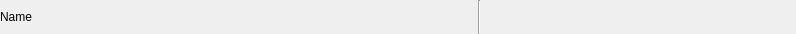
<?xml version="1.0" encoding="UTF-8"?>
<ui version="4.0">
 <class>ViraStatusBar</class>
 <widget class="QWidget" name="ViraStatusBar">
  <property name="geometry">
   <rect>
    <x>0</x>
    <y>0</y>
    <width>796</width>
    <height>34</height>
   </rect>
  </property>
  <property name="minimumSize">
   <size>
    <width>0</width>
    <height>34</height>
   </size>
  </property>
  <property name="maximumSize">
   <size>
    <width>16777215</width>
    <height>34</height>
   </size>
  </property>
  <property name="windowTitle">
   <string>Form</string>
  </property>
  <layout class="QHBoxLayout" name="horizontalLayout" stretch="2,0,5,0,0,0,0,0,0,0,0,0">
   <property name="spacing">
    <number>3</number>
   </property>
   <property name="leftMargin">
    <number>0</number>
   </property>
   <property name="topMargin">
    <number>0</number>
   </property>
   <property name="rightMargin">
    <number>0</number>
   </property>
   <property name="bottomMargin">
    <number>0</number>
   </property>
   <item>
    <widget class="QLabel" name="name">
     <property name="styleSheet">
      <string notr="true"/>
     </property>
     <property name="text">
      <string>Name</string>
     </property>
    </widget>
   </item>
   <item>
    <widget class="Line" name="line">
     <property name="orientation">
      <enum>Qt::Vertical</enum>
     </property>
    </widget>
   </item>
   <item>
    <layout class="QHBoxLayout" name="horizontalLayout_widgets"/>
   </item>
   <item>
    <widget class="QPushButton" name="addPlaceholder">
     <property name="minimumSize">
      <size>
       <width>32</width>
       <height>32</height>
      </size>
     </property>
     <property name="maximumSize">
      <size>
       <width>32</width>
       <height>32</height>
      </size>
     </property>
     <property name="cursor">
      <cursorShape>ArrowCursor</cursorShape>
     </property>
     <property name="toolTip">
      <string>Добавить плэйсхолдер</string>
     </property>
     <property name="styleSheet">
      <string notr="true">border-radius:4;
border-color: rgb(255, 255, 255);</string>
     </property>
     <property name="text">
      <string/>
     </property>
     <property name="checkable">
      <bool>true</bool>
     </property>
    </widget>
   </item>
   <item>
    <widget class="QPushButton" name="addStairs">
     <property name="minimumSize">
      <size>
       <width>32</width>
       <height>32</height>
      </size>
     </property>
     <property name="maximumSize">
      <size>
       <width>32</width>
       <height>32</height>
      </size>
     </property>
     <property name="toolTip">
      <string>Добавить лестницу</string>
     </property>
     <property name="styleSheet">
      <string notr="true">border-radius:4;
border-color: rgb(255, 255, 255);</string>
     </property>
     <property name="text">
      <string/>
     </property>
     <property name="checkable">
      <bool>true</bool>
     </property>
    </widget>
   </item>
   <item>
    <widget class="QPushButton" name="addLift">
     <property name="minimumSize">
      <size>
       <width>32</width>
       <height>32</height>
      </size>
     </property>
     <property name="maximumSize">
      <size>
       <width>32</width>
       <height>32</height>
      </size>
     </property>
     <property name="toolTip">
      <string>Добавить лифт</string>
     </property>
     <property name="styleSheet">
      <string notr="true">border-radius:4;
border-color: rgb(255, 255, 255);</string>
     </property>
     <property name="text">
      <string/>
     </property>
     <property name="iconSize">
      <size>
       <width>24</width>
       <height>24</height>
      </size>
     </property>
     <property name="checkable">
      <bool>true</bool>
     </property>
    </widget>
   </item>
   <item>
    <widget class="QPushButton" name="addDefect">
     <property name="minimumSize">
      <size>
       <width>32</width>
       <height>32</height>
      </size>
     </property>
     <property name="maximumSize">
      <size>
       <width>32</width>
       <height>32</height>
      </size>
     </property>
     <property name="toolTip">
      <string>Добавить дефект</string>
     </property>
     <property name="styleSheet">
      <string notr="true">border-radius:4;
border-color: rgb(255, 255, 255);</string>
     </property>
     <property name="text">
      <string/>
     </property>
     <property name="checkable">
      <bool>true</bool>
     </property>
    </widget>
   </item>
   <item>
    <widget class="QPushButton" name="addFoto">
     <property name="minimumSize">
      <size>
       <width>32</width>
       <height>32</height>
      </size>
     </property>
     <property name="maximumSize">
      <size>
       <width>32</width>
       <height>32</height>
      </size>
     </property>
     <property name="toolTip">
      <string>Добавить фото</string>
     </property>
     <property name="styleSheet">
      <string notr="true">border-radius:4;
border-color: rgb(255, 255, 255);</string>
     </property>
     <property name="text">
      <string/>
     </property>
     <property name="checkable">
      <bool>true</bool>
     </property>
    </widget>
   </item>
   <item>
    <widget class="QPushButton" name="addFoto360">
     <property name="minimumSize">
      <size>
       <width>32</width>
       <height>32</height>
      </size>
     </property>
     <property name="maximumSize">
      <size>
       <width>32</width>
       <height>32</height>
      </size>
     </property>
     <property name="toolTip">
      <string>Добавить панорамное фото</string>
     </property>
     <property name="styleSheet">
      <string notr="true">border-radius:4;
border-color: rgb(255, 255, 255);</string>
     </property>
     <property name="text">
      <string/>
     </property>
     <property name="checkable">
      <bool>true</bool>
     </property>
    </widget>
   </item>
   <item>
    <widget class="QPushButton" name="editObject">
     <property name="minimumSize">
      <size>
       <width>32</width>
       <height>32</height>
      </size>
     </property>
     <property name="maximumSize">
      <size>
       <width>32</width>
       <height>32</height>
      </size>
     </property>
     <property name="toolTip">
      <string/>
     </property>
     <property name="styleSheet">
      <string notr="true">border-radius:4;
border-color: rgb(255, 255, 255);</string>
     </property>
     <property name="text">
      <string/>
     </property>
     <property name="checkable">
      <bool>true</bool>
     </property>
    </widget>
   </item>
   <item>
    <widget class="QPushButton" name="moreInfo">
     <property name="minimumSize">
      <size>
       <width>32</width>
       <height>32</height>
      </size>
     </property>
     <property name="maximumSize">
      <size>
       <width>32</width>
       <height>32</height>
      </size>
     </property>
     <property name="toolTip">
      <string>Показать расширенную информацию</string>
     </property>
     <property name="styleSheet">
      <string notr="true">border-radius:4;
border-color: rgb(255, 255, 255);</string>
     </property>
     <property name="text">
      <string/>
     </property>
     <property name="checkable">
      <bool>false</bool>
     </property>
    </widget>
   </item>
   <item>
    <widget class="QPushButton" name="deleteObject">
     <property name="minimumSize">
      <size>
       <width>32</width>
       <height>32</height>
      </size>
     </property>
     <property name="maximumSize">
      <size>
       <width>32</width>
       <height>32</height>
      </size>
     </property>
     <property name="toolTip">
      <string>Удалить метку</string>
     </property>
     <property name="styleSheet">
      <string notr="true">border-radius:4;
border-color: rgb(255, 255, 255);</string>
     </property>
     <property name="text">
      <string/>
     </property>
    </widget>
   </item>
  </layout>
 </widget>
 <resources/>
 <connections/>
</ui>
